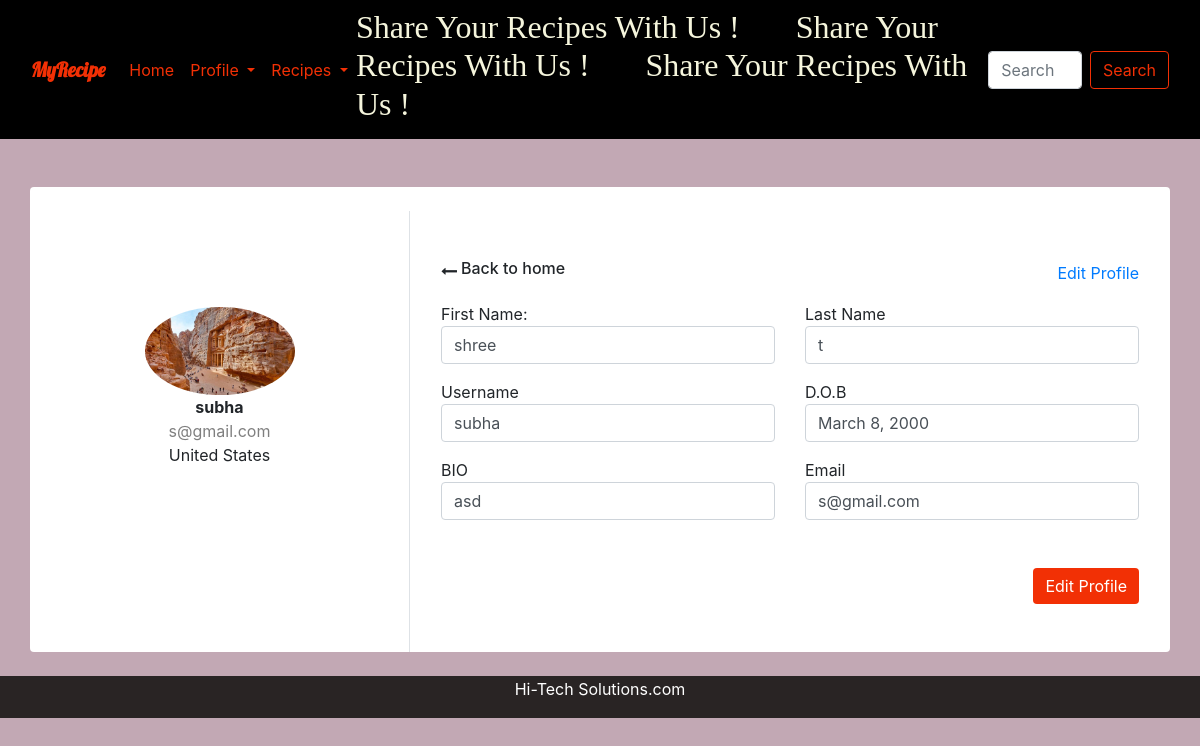
Page /users/viewprofile (signed in) on the committed database.
### users/models.py (models this page shows, shortened)
class Profile(models.Model):
     user = models.OneToOneField(User,on_delete=models.CASCADE)
     profile_pic = models.ImageField(upload_to='images',null=True)
     bio = models.CharField(max_length=120)
     birth_date = models.DateField(null=True)

### users/views.py (the view)
# urls.py: path('viewprofile',views.ViewProfile.as_view(),name="viewprofile"),
class ViewProfile(TemplateView):
    context = {}
    template_name = 'users/viewprofile.html'
    def get(self,request,*args,**kwargs):
        user_id = request.user.id
        try:
            profile = Profile.objects.get(user=user_id)
            self.context['profile'] = profile
        except Exception:
            pass
        data = recipe.objects.filter(created_by=user_id)
        self.context['data'] = data
        return render(request,self.template_name,self.context)

### users/templates/users/viewprofile.html (shortened to what this page needs)
<!DOCTYPE html>
<html lang="en">
<head>
    <link href="https://cdn.jsdelivr.net/npm/bootstrap@5.0.0-beta3/dist/css/bootstrap.min.css" rel="stylesheet">
    {% load static %}
    <link rel="stylesheet" href="{% static 'users/css/viewprofile.css' %}">
    <link rel="stylesheet" href="{% static 'home/css/home.css' %}">
    <link href="https://stackpath.bootstrapcdn.com/bootstrap/4.4.1/css/bootstrap.min.css" rel="stylesheet">
    <link href="https://cdnjs.cloudflare.com/ajax/libs/font-awesome/4.7.0/css/font-awesome.min.css" rel="stylesheet">
</head>
<body>
{% include 'home/nav.html' %}
<div class="container rounded bg-white mt-5">
    <div class="row">
        <div class="col-md-4 border-right">
            <div class="d-flex flex-column align-items-center text-center p-3 py-5"><img class="rounded-circle mt-5" src="/{{profile.profile_pic}}"  width="150"><span class="font-weight-bold">{{profile.user}}</span><span class="text-black-50">{{profile.user.email}}</span><span>United States</span></div>
        </div>
        <div class="col-md-8">
            <div class="p-3 py-5">
                <div class="d-flex justify-content-between align-items-center mb-3">
                    <div class="d-flex flex-row align-items-center back"><i class="fa fa-long-arrow-left mr-1 mb-1"></i>
                        <h6>Back to home</h6>
                    </div>
                    <a class="text-right"  href="{% url 'editprofile' %}">Edit Profile</a>
                </div>
                <div class="row mt-2">
                    <div class="col-md-6">First Name:<input type="text" class="form-control" placeholder="first name" value="{{profile.user.first_name}}   "></div>
                    <div class="col-md-6">Last Name<input type="text" class="form-control" value="{{profile.user.last_name}}" placeholder="Doe"></div>
                </div>
                <div class="row mt-3">
                    <div class="col-md-6">Username<input type="text" class="form-control" placeholder="Email" value="{{profile.user}}"></div>
                    <div class="col-md-6">D.O.B<input type="text" class="form-control" value="{{profile.birth_date}}" placeholder="Phone number"></div>
                </div>
                <div class="row mt-3">
                    <div class="col-md-6">BIO<input type="text" class="form-control" placeholder="address" value="{{profile.bio}}"></div>
                    <div class="col-md-6">Email<input type="text" class="form-control" value="{{profile.user.email}}" ></div>
                </div>
                <div class="mt-5 text-right"><a href="{% url 'editprofile' %}" class="btn btn-primary profile-button" type="button">Edit Profile</a></div>
            </div>
        </div>
    </div>
</div>
<br>
<footer>
    <a>Hi-Tech Solutions.com</a></p>
  </footer>
</body>
</html>

### users/static/users/css/viewprofile.css (style rules this page uses)
img { max-width:100% !important; height:100% !important; }

### home/static/home/css/home.css (style rules this page uses)
.form-control { border: 1px solid #F23005; }
.container { position: relative; padding-top:2% }
.btn-primary, .btn-primary:hover, .btn-primary:active, .btn-primary:visited { background-color: #F23005 !important; }

### users/templates/users/viewprofile.html (style rules this page uses)
body { background: rgb(194, 168, 180); }
.profile-button { background: rgb(194, 168, 180); box-shadow: none; border: none; }
footer { text-align: center; padding: 1px; background-color: rgb(41, 36, 36); color: white; }

### rows in the picture
Profile: profile_pic (picture), user "subha", user.email "s@gmail.com", user.first_name "shree", user.last_name "t", birth_date "March 8, 2000", bio "asd"
